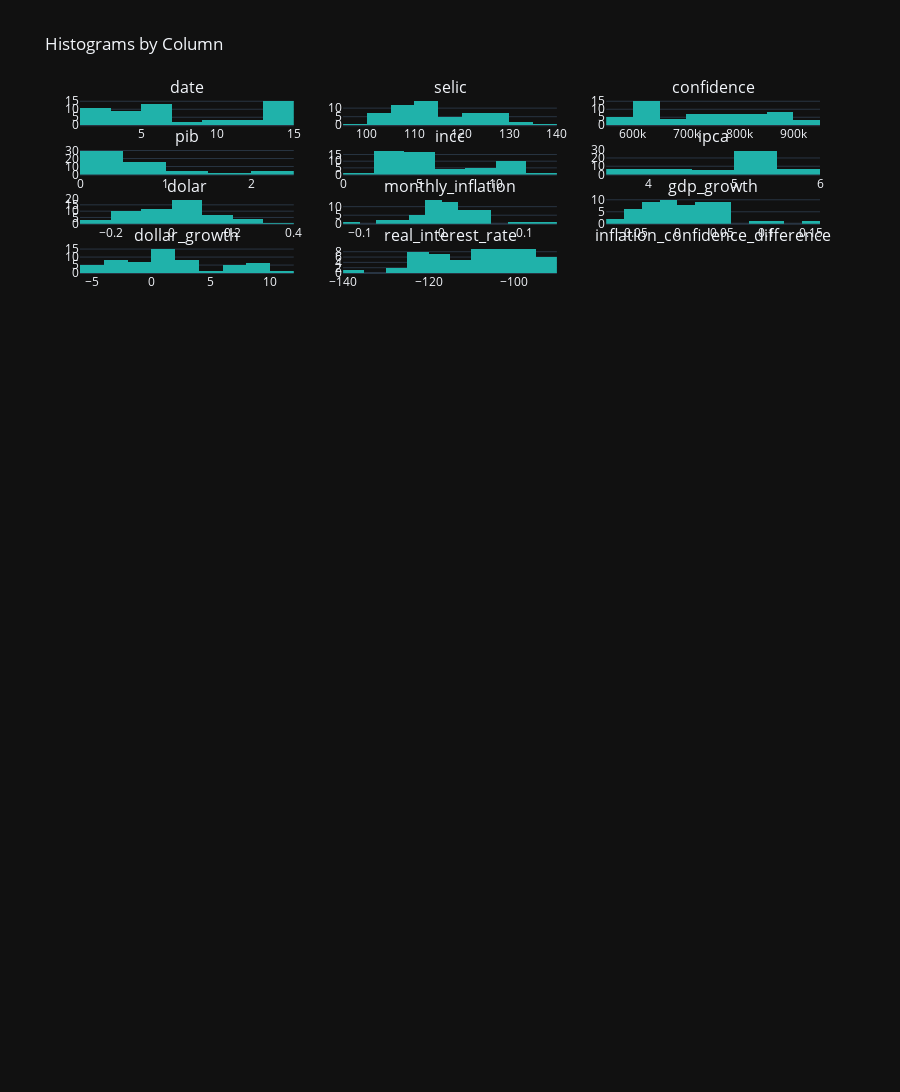

Notebook source saved alongside this figure:
### Markdown cell above
### Histogram

### Code cell
subplot_titles = [str(col) for col in df_macroeconomic_book]
columns_per_row = 3

num_rows = len(df_macroeconomic_numeric_cols) // columns_per_row + (len(df_macroeconomic_numeric_cols) % columns_per_row > 0)
fig = sp.make_subplots(rows=num_rows, cols=columns_per_row, subplot_titles=subplot_titles)

for i, column in enumerate(df_macroeconomic_numeric_cols):
    row = i // columns_per_row + 1
    col = i % columns_per_row + 1
    
    fig.add_trace(go.Histogram(x=df_macroeconomic_numeric_cols[column], name=column, marker_color='lightseagreen'), row=row, col=col)

fig.update_layout(title='Histograms by Column', height=300 * num_rows, showlegend=False, template='plotly_dark')
fig.show()

### Figure 1 — Plotly figure (JSON) as saved in the notebook; plotly's stock layout.template omitted (floating-point values rounded to 4 significant figures)
{"data": [{"marker": {"color": "lightseagreen"}, "name": "selic", "type": "histogram", "x": [6.5, 6.5, 6.5, 6.5, 6.5, 6.5, 6.5, 6, 5.5, 5, 5, 4.5, 4.5, 4.25, 3.75, 3.75, 3, 2.25, 2.25, 2, 2, 2, 2, 2, 2, 2, 2.75, 2.75, 3.5, 4.25, 4.25, 5.25, 6.25, 7.75, 7.75, 9.25, 9.25, 10.75, 11.75, 11.75, 12.75, 13.25, 13.25, 13.75, 13.75, 13.75, 13.75, 13.75, 13.75, 13.75, 13.75, 13.75, 13.75, 13.75, 13.75, 13.25], "xaxis": "x", "yaxis": "y"}, {"marker": {"color": "lightseagreen"}, "name": "confidence", "type": "histogram", "x": [128.6, 139.4, 125.5, 121.7, 117.0, 107.4, 110.9, 114.6, 112.2, 111.8, 118.6, 121.3, 121.3, 131.8, 124.6, 112.0, 96.82, 100.4, 102.8, 102.6, 108.4, 107.6, 111.7, 111.7, 116.1, 116.2, 112.9, 105.0, 105.9, 107.3, 111.0, 112.0, 114.7, 109.4, 109.3, 112, 108.3, 104.0, 105.1, 104.3, 105.9, 103.6, 105.6, 106.8, 111.5, 114.2, 116.8, 122.8, 125.4, 128.8, 127.4, 125.1, 122.2, 125.3, 124.5, 131.0], "xaxis": "x2", "yaxis": "y2"}, {"marker": {"color": "lightseagreen"}, "name": "pib", "type": "histogram", "x": [578200.0, 576100.0, 601700.0, 612900.0, 615300.0, 596900.0, 631900.0, 629500.0, 619100.0, 650400.0, 639100.0, 637900.0, 615500.0, 620000.0, 637800.0, 569300.0, 579300.0, 608900.0, 645168, 637700.0, 646800.0, 670157, 676200.0, 702600.0, 677300.0, 706500.0, 768900.0, 733600.0, 724321, 724110, 754400.0, 753700.0, 746400.0, 755400.0, 771500.0, 782600.0, 722800.0, 754100.0, 838800.0, 819800.0, 826100.0, 826000.0, 852900.0, 854000.0, 836700.0, 856400.0, 859800.0, 867900.0, 804200.0, 824700.0, 927600.0, 886200.0, 884231, 880700.0, 909600.0, 912900.0], "xaxis": "x3", "yaxis": "y3"}, {"marker": {"color": "lightseagreen"}, "name": "incc", "type": "histogram", "x": [0.49, 0.09, 0.31, 0.38, 0.03, 0.88, 0.58, 0.42, 0.46, 0.18, 0.04, 0.21, 0.38, 0.33, 0.26, 0.22, 0.2, 0.34, 1.17, 0.72, 1.16, 1.73, 1.28, 0.7, 0.89, 1.89, 1.3, 0.9, 2.22, 2.16, 0.85, 0.46, 0.51, 0.86, 0.67, 0.35, 0.71, 0.38, 0.86, 0.95, 2.28, 2.14, 0.86, 0.09, 0.09, 0.12, 0.36, 0.09, 0.46, 0.05, 0.3, 0.14, 0.59, 0.71, 0.1, 0.17], "xaxis": "x4", "yaxis": "y4"}, {"marker": {"color": "lightseagreen"}, "name": "ipca", "type": "histogram", "x": [3.78, 3.89, 4.58, 4.94, 4.66, 3.37, 3.22, 3.43, 2.89, 2.54, 3.27, 4.31, 4.19, 4.01, 3.3, 2.4, 1.88, 2.13, 2.31, 2.44, 3.14, 3.92, 4.31, 4.52, 4.56, 5.2, 6.1, 6.76, 8.06, 8.35, 8.99, 9.68, 10.25, 10.67, 10.74, 10.06, 10.38, 10.54, 11.3, 12.13, 11.73, 11.89, 10.07, 8.73, 7.17, 6.47, 5.9, 5.79, 5.77, 5.6, 4.65, 4.18, 3.94, 3.16, 3.99, 4.61], "xaxis": "x5", "yaxis": "y5"}, {"marker": {"color": "lightseagreen"}, "name": "dolar", "type": "histogram", "x": [3.651, 3.738, 3.896, 3.945, 3.94, 3.832, 3.764, 4.138, 4.164, 4.003, 4.223, 4.03, 4.269, 4.498, 5.198, 5.426, 5.426, 5.475, 5.203, 5.471, 5.64, 5.771, 5.331, 5.196, 5.475, 5.53, 5.697, 5.403, 5.232, 5.002, 5.121, 5.143, 5.439, 5.642, 5.619, 5.58, 5.357, 5.139, 4.737, 4.918, 4.728, 5.237, 5.188, 5.178, 5.406, 5.256, 5.293, 5.217, 5.099, 5.207, 5.08, 5.0, 5.095, 4.819, 4.741, 4.921], "xaxis": "x6", "yaxis": "y6"}, {"marker": {"color": "lightseagreen"}, "name": "monthly_inflation", "type": "histogram", "x": [-0.1119, 0.0291, 0.1774, 0.0786, -0.05668, -0.2768, -0.04451, 0.06522, -0.1574, -0.1211, 0.2874, 0.318, -0.02784, -0.04296, -0.1771, -0.2727, -0.2167, 0.133, 0.08451, 0.05628, 0.2869, 0.2484, 0.09949, 0.04872, 0.00885, 0.1404, 0.1731, 0.1082, 0.1923, 0.03598, 0.07665, 0.07675, 0.05888, 0.04098, 0.00656, -0.06331, 0.03181, 0.01541, 0.07211, 0.07345, -0.03298, 0.01364, -0.1531, -0.1331, -0.1787, -0.09763, -0.0881, -0.01864, -0.003454, -0.02946, -0.1696, -0.1011, -0.05742, -0.198, 0.2627, 0.1554], "xaxis": "x7", "yaxis": "y7"}, {"marker": {"color": "lightseagreen"}, "name": "gdp_growth", "type": "histogram", "x": [-0.01576, -0.003675, 0.04454, 0.01856, 0.003894, -0.02988, 0.05862, -0.003766, -0.01656, 0.05048, -0.01728, -0.001912, -0.03505, 0.00732, 0.02864, -0.1074, 0.01768, 0.05102, 0.05957, -0.01158, 0.01433, 0.03605, 0.009037, 0.03903, -0.036, 0.04303, 0.08832, -0.04583, -0.01267, -0.0002913, 0.04187, -0.0009825, -0.009694, 0.01208, 0.02138, 0.01438, -0.07641, 0.04322, 0.1124, -0.02272, 0.007682, -3.499e-05, 0.03255, 0.00131, -0.02028, 0.02359, 0.003861, 0.009508, -0.07342, 0.02554, 0.1247, -0.04459, -0.002254, -0.003997, 0.0328, 0.003642], "xaxis": "x8", "yaxis": "y8"}, {"marker": {"color": "lightseagreen"}, "name": "dollar_growth", "type": "histogram", "x": [0.01646, 0.02372, 0.04232, 0.01247, -0.001166, -0.02754, -0.01756, 0.09925, 0.006259, -0.0385, 0.05493, -0.04577, 0.05925, 0.05369, 0.1556, 0.04392, -0.000129, 0.00916, -0.0498, 0.05151, 0.03096, 0.02324, -0.07626, -0.02532, 0.05373, 0.009917, 0.03022, -0.05156, -0.03172, -0.04396, 0.02387, 0.004237, 0.05758, 0.03743, -0.004094, -0.007012, -0.03998, -0.0407, -0.07815, 0.03827, -0.03867, 0.1077, -0.00947, -0.001812, 0.04395, -0.02767, 0.007058, -0.01443, -0.02269, 0.02128, -0.02447, -0.01569, 0.01904, -0.0543, -0.01613, 0.03805], "xaxis": "x9", "yaxis": "y9"}, {"marker": {"color": "lightseagreen"}, "name": "real_interest_rate", "type": "histogram", "x": [2.72, 2.61, 1.92, 1.56, 1.84, 3.13, 3.28, 2.57, 2.61, 2.46, 1.73, 0.19, 0.31, 0.24, 0.45, 1.35, 1.12, 0.12, -0.06, -0.44, -1.14, -1.92, -2.31, -2.52, -2.56, -3.2, -3.35, -4.01, -4.56, -4.1, -4.74, -4.43, -4, -2.92, -2.99, -0.81, -1.13, 0.21, 0.45, -0.38, 1.02, 1.36, 3.18, 5.02, 6.58, 7.28, 7.85, 7.96, 7.98, 8.15, 9.1, 9.57, 9.81, 10.59, 9.76, 8.64], "xaxis": "x10", "yaxis": "y10"}, {"marker": {"color": "lightseagreen"}, "name": "inflation_confidence_difference", "type": "histogram", "x": [-124.9, -135.5, -121.0, -116.8, -112.3, -104.0, -107.7, -111.2, -109.3, -109.3, -115.4, -117.0, -117.1, -127.8, -121.3, -109.6, -94.94, -98.3, -100.5, -100.2, -105.2, -103.7, -107.3, -107.2, -111.5, -111.0, -106.8, -98.19, -97.84, -98.97, -102.0, -102.3, -104.4, -98.7, -98.61, -101.9, -97.97, -93.51, -93.82, -92.22, -94.14, -91.71, -95.51, -98.03, -104.3, -107.8, -110.9, -117.0, -119.6, -123.2, -122.8, -120.9, -118.3, -122.1, -120.5, -126.4], "xaxis": "x11", "yaxis": "y11"}], "layout": {"annotations": [{"font": {"size": 16}, "showarrow": false, "text": "date", "x": 0.1444, "xanchor": "center", "xref": "paper", "y": 1, "yanchor": "bottom", "yref": "paper"}, {"font": {"size": 16}, "showarrow": false, "text": "selic", "x": 0.5, "xanchor": "center", "xref": "paper", "y": 1, "yanchor": "bottom", "yref": "paper"}, {"font": {"size": 16}, "showarrow": false, "text": "confidence", "x": 0.8556, "xanchor": "center", "xref": "paper", "y": 1, "yanchor": "bottom", "yref": "paper"}, {"font": {"size": 16}, "showarrow": false, "text": "pib", "x": 0.1444, "xanchor": "center", "xref": "paper", "y": 0.946, "yanchor": "bottom", "yref": "paper"}, {"font": {"size": 16}, "showarrow": false, "text": "incc", "x": 0.5, "xanchor": "center", "xref": "paper", "y": 0.946, "yanchor": "bottom", "yref": "paper"}, {"font": {"size": 16}, "showarrow": false, "text": "ipca", "x": 0.8556, "xanchor": "center", "xref": "paper", "y": 0.946, "yanchor": "bottom", "yref": "paper"}, {"font": {"size": 16}, "showarrow": false, "text": "dolar", "x": 0.1444, "xanchor": "center", "xref": "paper", "y": 0.892, "yanchor": "bottom", "yref": "paper"}, {"font": {"size": 16}, "showarrow": false, "text": "monthly_inflation", "x": 0.5, "xanchor": "center", "xref": "paper", "y": 0.892, "yanchor": "bottom", "yref": "paper"}, {"font": {"size": 16}, "showarrow": false, "text": "gdp_growth", "x": 0.8556, "xanchor": "center", "xref": "paper", "y": 0.892, "yanchor": "bottom", "yref": "paper"}, {"font": {"size": 16}, "showarrow": false, "text": "dollar_growth", "x": 0.1444, "xanchor": "center", "xref": "paper", "y": 0.838, "yanchor": "bottom", "yref": "paper"}, {"font": {"size": 16}, "showarrow": false, "text": "real_interest_rate", "x": 0.5, "xanchor": "center", "xref": "paper", "y": 0.838, "yanchor": "bottom", "yref": "paper"}, {"font": {"size": 16}, "showarrow": false, "text": "inflation_confidence_difference", "x": 0.8556, "xanchor": "center", "xref": "paper", "y": 0.838, "yanchor": "bottom", "yref": "paper"}], "height": 5700, "showlegend": false, "title": {"text": "Histograms by Column"}, "xaxis": {"anchor": "y", "domain": [0, 0.2889]}, "xaxis10": {"anchor": "y10", "domain": [0, 0.2889]}, "xaxis11": {"anchor": "y11", "domain": [0.3556, 0.6444]}, "xaxis12": {"anchor": "y12", "domain": [0.7111, 1]}, "xaxis13": {"anchor": "y13", "domain": [0, 0.2889]}, "xaxis14": {"anchor": "y14", "domain": [0.3556, 0.6444]}, "xaxis15": {"anchor": "y15", "domain": [0.7111, 1]}, "xaxis16": {"anchor": "y16", "domain": [0, 0.2889]}, "xaxis17": {"anchor": "y17", "domain": [0.3556, 0.6444]}, "xaxis18": {"anchor": "y18", "domain": [0.7111, 1]}, "xaxis19": {"anchor": "y19", "domain": [0, 0.2889]}, "xaxis2": {"anchor": "y2", "domain": [0.3556, 0.6444]}, "xaxis20": {"anchor": "y20", "domain": [0.3556, 0.6444]}, "xaxis21": {"anchor": "y21", "domain": [0.7111, 1]}, "xaxis22": {"anchor": "y22", "domain": [0, 0.2889]}, "xaxis23": {"anchor": "y23", "domain": [0.3556, 0.6444]}, "xaxis24": {"anchor": "y24", "domain": [0.7111, 1]}, "xaxis25": {"anchor": "y25", "domain": [0, 0.2889]}, "xaxis26": {"anchor": "y26", "domain": [0.3556, 0.6444]}, "xaxis27": {"anchor": "y27", "domain": [0.7111, 1]}, "xaxis28": {"anchor": "y28", "domain": [0, 0.2889]}, "xaxis29": {"anchor": "y29", "domain": [0.3556, 0.6444]}, "xaxis3": {"anchor": "y3", "domain": [0.7111, 1]}, "xaxis30": {"anchor": "y30", "domain": [0.7111, 1]}, "xaxis31": {"anchor": "y31", "domain": [0, 0.2889]}, "xaxis32": {"anchor": "y32", "domain": [0.3556, 0.6444]}, "xaxis33": {"anchor": "y33", "domain": [0.7111, 1]}, "xaxis34": {"anchor": "y34", "domain": [0, 0.2889]}, "xaxis35": {"anchor": "y35", "domain": [0.3556, 0.6444]}, "xaxis36": {"anchor": "y36", "domain": [0.7111, 1]}, "xaxis37": {"anchor": "y37", "domain": [0, 0.2889]}, "xaxis38": {"anchor": "y38", "domain": [0.3556, 0.6444]}, "xaxis39": {"anchor": "y39", "domain": [0.7111, 1]}, "xaxis4": {"anchor": "y4", "domain": [0, 0.2889]}, "xaxis40": {"anchor": "y40", "domain": [0, 0.2889]}, "xaxis41": {"anchor": "y41", "domain": [0.3556, 0.6444]}, "xaxis42": {"anchor": "y42", "domain": [0.7111, 1]}, "xaxis43": {"anchor": "y43", "domain": [0, 0.2889]}, "xaxis44": {"anchor": "y44", "domain": [0.3556, 0.6444]}, "xaxis45": {"anchor": "y45", "domain": [0.7111, 1]}, "xaxis46": {"anchor": "y46", "domain": [0, 0.2889]}, "xaxis47": {"anchor": "y47", "domain": [0.3556, 0.6444]}, "xaxis48": {"anchor": "y48", "domain": [0.7111, 1]}, "xaxis49": {"anchor": "y49", "domain": [0, 0.2889]}, "xaxis5": {"anchor": "y5", "domain": [0.3556, 0.6444]}, "xaxis50": {"anchor": "y50", "domain": [0.3556, 0.6444]}, "xaxis51": {"anchor": "y51", "domain": [0.7111, 1]}, "xaxis52": {"anchor": "y52", "domain": [0, 0.2889]}, "xaxis53": {"anchor": "y53", "domain": [0.3556, 0.6444]}, "xaxis54": {"anchor": "y54", "domain": [0.7111, 1]}, "xaxis55": {"anchor": "y55", "domain": [0, 0.2889]}, "xaxis56": {"anchor": "y56", "domain": [0.3556, 0.6444]}, "xaxis57": {"anchor": "y57", "domain": [0.7111, 1]}, "xaxis6": {"anchor": "y6", "domain": [0.7111, 1]}, "xaxis7": {"anchor": "y7", "domain": [0, 0.2889]}, "xaxis8": {"anchor": "y8", "domain": [0.3556, 0.6444]}, "xaxis9": {"anchor": "y9", "domain": [0.7111, 1]}, "yaxis": {"anchor": "x", "domain": [0.9723, 1]}, "yaxis10": {"anchor": "x10", "domain": [0.8102, 0.838]}, "yaxis11": {"anchor": "x11", "domain": [0.8102, 0.838]}, "yaxis12": {"anchor": "x12", "domain": [0.8102, 0.838]}, "yaxis13": {"anchor": "x13", "domain": [0.7562, 0.7839]}, "yaxis14": {"anchor": "x14", "domain": [0.7562, 0.7839]}, "yaxis15": {"anchor": "x15", "domain": [0.7562, 0.7839]}, "yaxis16": {"anchor": "x16", "domain": [0.7022, 0.7299]}, "yaxis17": {"anchor": "x17", "domain": [0.7022, 0.7299]}, "yaxis18": {"anchor": "x18", "domain": [0.7022, 0.7299]}, "yaxis19": {"anchor": "x19", "domain": [0.6482, 0.6759]}, "yaxis2": {"anchor": "x2", "domain": [0.9723, 1]}, "yaxis20": {"anchor": "x20", "domain": [0.6482, 0.6759]}, "yaxis21": {"anchor": "x21", "domain": [0.6482, 0.6759]}, "yaxis22": {"anchor": "x22", "domain": [0.5942, 0.6219]}, "yaxis23": {"anchor": "x23", "domain": [0.5942, 0.6219]}, "yaxis24": {"anchor": "x24", "domain": [0.5942, 0.6219]}, "yaxis25": {"anchor": "x25", "domain": [0.5402, 0.5679]}, "yaxis26": {"anchor": "x26", "domain": [0.5402, 0.5679]}, "yaxis27": {"anchor": "x27", "domain": [0.5402, 0.5679]}, "yaxis28": {"anchor": "x28", "domain": [0.4861, 0.5139]}, "yaxis29": {"anchor": "x29", "domain": [0.4861, 0.5139]}, "yaxis3": {"anchor": "x3", "domain": [0.9723, 1]}, "yaxis30": {"anchor": "x30", "domain": [0.4861, 0.5139]}, "yaxis31": {"anchor": "x31", "domain": [0.4321, 0.4598]}, "yaxis32": {"anchor": "x32", "domain": [0.4321, 0.4598]}, "yaxis33": {"anchor": "x33", "domain": [0.4321, 0.4598]}, "yaxis34": {"anchor": "x34", "domain": [0.3781, 0.4058]}, "yaxis35": {"anchor": "x35", "domain": [0.3781, 0.4058]}, "yaxis36": {"anchor": "x36", "domain": [0.3781, 0.4058]}, "yaxis37": {"anchor": "x37", "domain": [0.3241, 0.3518]}, "yaxis38": {"anchor": "x38", "domain": [0.3241, 0.3518]}, "yaxis39": {"anchor": "x39", "domain": [0.3241, 0.3518]}, "yaxis4": {"anchor": "x4", "domain": [0.9183, 0.946]}, "yaxis40": {"anchor": "x40", "domain": [0.2701, 0.2978]}, "yaxis41": {"anchor": "x41", "domain": [0.2701, 0.2978]}, "yaxis42": {"anchor": "x42", "domain": [0.2701, 0.2978]}, "yaxis43": {"anchor": "x43", "domain": [0.2161, 0.2438]}, "yaxis44": {"anchor": "x44", "domain": [0.2161, 0.2438]}, "yaxis45": {"anchor": "x45", "domain": [0.2161, 0.2438]}, "yaxis46": {"anchor": "x46", "domain": [0.162, 0.1898]}, "yaxis47": {"anchor": "x47", "domain": [0.162, 0.1898]}, "yaxis48": {"anchor": "x48", "domain": [0.162, 0.1898]}, "yaxis49": {"anchor": "x49", "domain": [0.108, 0.1357]}, "yaxis5": {"anchor": "x5", "domain": [0.9183, 0.946]}, "yaxis50": {"anchor": "x50", "domain": [0.108, 0.1357]}, "yaxis51": {"anchor": "x51", "domain": [0.108, 0.1357]}, "yaxis52": {"anchor": "x52", "domain": [0.05402, 0.08172]}, "yaxis53": {"anchor": "x53", "domain": [0.05402, 0.08172]}, "yaxis54": {"anchor": "x54", "domain": [0.05402, 0.08172]}, "yaxis55": {"anchor": "x55", "domain": [0, 0.0277]}, "yaxis56": {"anchor": "x56", "domain": [0, 0.0277]}, "yaxis57": {"anchor": "x57", "domain": [0, 0.0277]}, "yaxis6": {"anchor": "x6", "domain": [0.9183, 0.946]}, "yaxis7": {"anchor": "x7", "domain": [0.8643, 0.892]}, "yaxis8": {"anchor": "x8", "domain": [0.8643, 0.892]}, "yaxis9": {"anchor": "x9", "domain": [0.8643, 0.892]}}}
